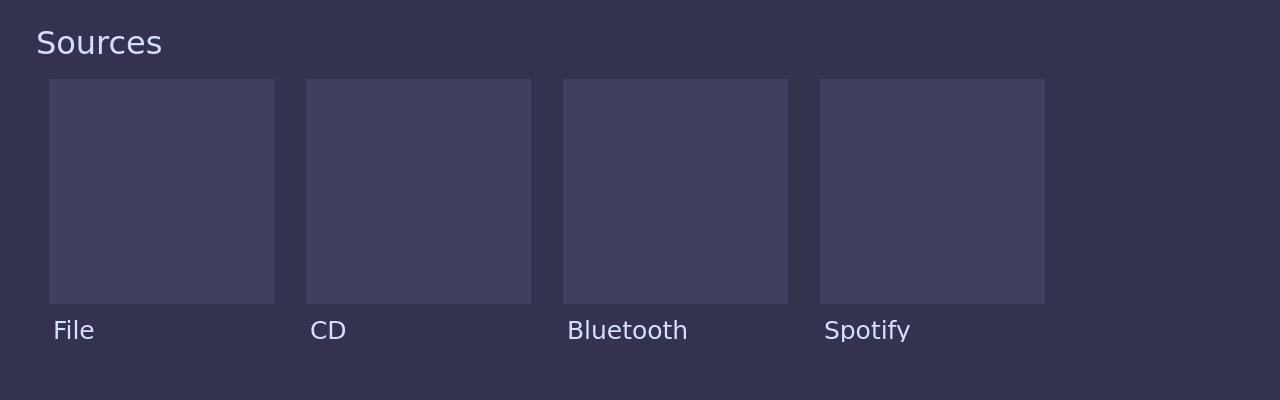
<?xml version="1.0" encoding="UTF-8"?>
<ui version="4.0">
 <class>MainMenuView</class>
 <widget class="QWidget" name="MainMenuView">
  <property name="geometry">
   <rect>
    <x>0</x>
    <y>0</y>
    <width>1280</width>
    <height>400</height>
   </rect>
  </property>
  <property name="baseSize">
   <size>
    <width>1280</width>
    <height>400</height>
   </size>
  </property>
  <property name="windowTitle">
   <string>Form</string>
  </property>
  <property name="autoFillBackground">
   <bool>false</bool>
  </property>
  <property name="styleSheet">
   <string notr="true">#MainMenuView {
	background-color: #333350;
}</string>
  </property>
  <layout class="QVBoxLayout" name="verticalLayout">
   <property name="spacing">
    <number>0</number>
   </property>
   <property name="leftMargin">
    <number>0</number>
   </property>
   <property name="topMargin">
    <number>0</number>
   </property>
   <property name="rightMargin">
    <number>0</number>
   </property>
   <property name="bottomMargin">
    <number>0</number>
   </property>
   <item>
    <layout class="QHBoxLayout" name="headerLayout">
     <property name="spacing">
      <number>8</number>
     </property>
     <property name="sizeConstraint">
      <enum>QLayout::SetDefaultConstraint</enum>
     </property>
     <property name="leftMargin">
      <number>36</number>
     </property>
     <property name="topMargin">
      <number>24</number>
     </property>
     <property name="rightMargin">
      <number>22</number>
     </property>
     <property name="bottomMargin">
      <number>8</number>
     </property>
     <item>
      <widget class="QLabel" name="label">
       <property name="font">
        <font>
         <family>DejaVu Sans</family>
         <pointsize>24</pointsize>
         <italic>false</italic>
         <bold>false</bold>
         <kerning>true</kerning>
        </font>
       </property>
       <property name="styleSheet">
        <string notr="true">QLabel {
	color: #D6DEFF;
}</string>
       </property>
       <property name="text">
        <string>Sources</string>
       </property>
      </widget>
     </item>
     <item>
      <spacer name="horizontalSpacer_2">
       <property name="orientation">
        <enum>Qt::Horizontal</enum>
       </property>
       <property name="sizeHint" stdset="0">
        <size>
         <width>40</width>
         <height>20</height>
        </size>
       </property>
      </spacer>
     </item>
     <item>
      <widget class="QPushButton" name="backButton">
       <property name="maximumSize">
        <size>
         <width>56</width>
         <height>56</height>
        </size>
       </property>
       <property name="font">
        <font>
         <family>DejaVu Sans Mono</family>
         <pointsize>12</pointsize>
         <bold>true</bold>
        </font>
       </property>
       <property name="styleSheet">
        <string notr="true">QPushButton {
	background-color: transparent;
	border: 0px;
	border-radius: 28px;
}

QPushButton:pressed {
	border: 0px;
	border-radius: 28px;
	background-color: #4A4A71;
}</string>
       </property>
       <property name="text">
        <string/>
       </property>
       <property name="icon">
        <iconset>
         <normalon>:/assets/menu-icon-x.png</normalon>
        </iconset>
       </property>
       <property name="iconSize">
        <size>
         <width>56</width>
         <height>56</height>
        </size>
       </property>
      </widget>
     </item>
    </layout>
   </item>
   <item>
    <widget class="QScrollArea" name="scrollArea">
     <property name="autoFillBackground">
      <bool>false</bool>
     </property>
     <property name="styleSheet">
      <string notr="true">QWidget {
	background-color: transparent;
}</string>
     </property>
     <property name="frameShape">
      <enum>QFrame::NoFrame</enum>
     </property>
     <property name="frameShadow">
      <enum>QFrame::Plain</enum>
     </property>
     <property name="lineWidth">
      <number>0</number>
     </property>
     <property name="verticalScrollBarPolicy">
      <enum>Qt::ScrollBarAlwaysOff</enum>
     </property>
     <property name="horizontalScrollBarPolicy">
      <enum>Qt::ScrollBarAlwaysOff</enum>
     </property>
     <property name="widgetResizable">
      <bool>false</bool>
     </property>
     <widget class="QWidget" name="scrollAreaWidgetContents">
      <property name="geometry">
       <rect>
        <x>0</x>
        <y>0</y>
        <width>1280</width>
        <height>312</height>
       </rect>
      </property>
      <layout class="QHBoxLayout" name="horizontalLayout">
       <property name="spacing">
        <number>32</number>
       </property>
       <item>
        <spacer name="horizontalSpacer_3">
         <property name="orientation">
          <enum>Qt::Horizontal</enum>
         </property>
         <property name="sizeType">
          <enum>QSizePolicy::Fixed</enum>
         </property>
         <property name="sizeHint" stdset="0">
          <size>
           <width>40</width>
           <height>20</height>
          </size>
         </property>
        </spacer>
       </item>
       <item>
        <widget class="QWidget" name="fileButtonWidget" native="true">
         <property name="sizePolicy">
          <sizepolicy hsizetype="Preferred" vsizetype="Preferred">
           <horstretch>0</horstretch>
           <verstretch>0</verstretch>
          </sizepolicy>
         </property>
         <layout class="QVBoxLayout" name="verticalLayout_3">
          <property name="spacing">
           <number>14</number>
          </property>
          <property name="sizeConstraint">
           <enum>QLayout::SetDefaultConstraint</enum>
          </property>
          <property name="leftMargin">
           <number>0</number>
          </property>
          <property name="topMargin">
           <number>0</number>
          </property>
          <property name="rightMargin">
           <number>0</number>
          </property>
          <property name="bottomMargin">
           <number>0</number>
          </property>
          <item>
           <widget class="QPushButton" name="fileSourceButton">
            <property name="sizePolicy">
             <sizepolicy hsizetype="Fixed" vsizetype="Fixed">
              <horstretch>0</horstretch>
              <verstretch>0</verstretch>
             </sizepolicy>
            </property>
            <property name="minimumSize">
             <size>
              <width>225</width>
              <height>225</height>
             </size>
            </property>
            <property name="maximumSize">
             <size>
              <width>225</width>
              <height>225</height>
             </size>
            </property>
            <property name="font">
             <font>
              <family>DejaVu Sans Mono</family>
              <pointsize>24</pointsize>
              <bold>false</bold>
              <kerning>true</kerning>
             </font>
            </property>
            <property name="styleSheet">
             <string notr="true">QPushButton {
	color: #D6DEFF;
	background-color: #3F3F60;
	border: 0px;
	border-radius: 0px;
}

QPushButton:pressed {
	color: #D6DEFF;
	background-color: #4A4A71;
	border: 0px;
}</string>
            </property>
            <property name="text">
             <string/>
            </property>
            <property name="icon">
             <iconset>
              <normalon>:/assets/source-icon-file.png</normalon>
             </iconset>
            </property>
            <property name="iconSize">
             <size>
              <width>128</width>
              <height>128</height>
             </size>
            </property>
           </widget>
          </item>
          <item>
           <layout class="QHBoxLayout" name="horizontalLayout_2">
            <property name="spacing">
             <number>0</number>
            </property>
            <property name="topMargin">
             <number>0</number>
            </property>
            <item>
             <spacer name="horizontalSpacer_4">
              <property name="orientation">
               <enum>Qt::Horizontal</enum>
              </property>
              <property name="sizeType">
               <enum>QSizePolicy::Fixed</enum>
              </property>
              <property name="sizeHint" stdset="0">
               <size>
                <width>4</width>
                <height>20</height>
               </size>
              </property>
             </spacer>
            </item>
            <item>
             <widget class="QLabel" name="label_2">
              <property name="minimumSize">
               <size>
                <width>0</width>
                <height>24</height>
               </size>
              </property>
              <property name="maximumSize">
               <size>
                <width>16777215</width>
                <height>24</height>
               </size>
              </property>
              <property name="font">
               <font>
                <family>DejaVu Sans</family>
                <pointsize>19</pointsize>
               </font>
              </property>
              <property name="styleSheet">
               <string notr="true">QLabel {
	color: #D6DEFF;
}</string>
              </property>
              <property name="text">
               <string>File</string>
              </property>
             </widget>
            </item>
           </layout>
          </item>
          <item>
           <spacer name="verticalSpacer_2">
            <property name="orientation">
             <enum>Qt::Vertical</enum>
            </property>
            <property name="sizeHint" stdset="0">
             <size>
              <width>20</width>
              <height>40</height>
             </size>
            </property>
           </spacer>
          </item>
         </layout>
        </widget>
       </item>
       <item>
        <widget class="QWidget" name="cdButtonWidget" native="true">
         <property name="sizePolicy">
          <sizepolicy hsizetype="Preferred" vsizetype="Preferred">
           <horstretch>0</horstretch>
           <verstretch>0</verstretch>
          </sizepolicy>
         </property>
         <layout class="QVBoxLayout" name="verticalLayout_4">
          <property name="spacing">
           <number>14</number>
          </property>
          <property name="sizeConstraint">
           <enum>QLayout::SetDefaultConstraint</enum>
          </property>
          <property name="leftMargin">
           <number>0</number>
          </property>
          <property name="topMargin">
           <number>0</number>
          </property>
          <property name="rightMargin">
           <number>0</number>
          </property>
          <property name="bottomMargin">
           <number>0</number>
          </property>
          <item>
           <widget class="QPushButton" name="cdSourceButton">
            <property name="sizePolicy">
             <sizepolicy hsizetype="Fixed" vsizetype="Fixed">
              <horstretch>0</horstretch>
              <verstretch>0</verstretch>
             </sizepolicy>
            </property>
            <property name="minimumSize">
             <size>
              <width>225</width>
              <height>225</height>
             </size>
            </property>
            <property name="maximumSize">
             <size>
              <width>225</width>
              <height>225</height>
             </size>
            </property>
            <property name="font">
             <font>
              <family>DejaVu Sans Mono</family>
              <pointsize>24</pointsize>
              <bold>false</bold>
              <kerning>true</kerning>
             </font>
            </property>
            <property name="styleSheet">
             <string notr="true">QPushButton {
	color: #D6DEFF;
	background-color: #3F3F60;
	border: 0px;
	border-radius: 0px;
}

QPushButton:pressed {
	color: #D6DEFF;
	background-color: #4A4A71;
	border: 0px;
}</string>
            </property>
            <property name="text">
             <string/>
            </property>
            <property name="icon">
             <iconset>
              <normalon>:/assets/source-icon-cd.png</normalon>
             </iconset>
            </property>
            <property name="iconSize">
             <size>
              <width>128</width>
              <height>128</height>
             </size>
            </property>
           </widget>
          </item>
          <item>
           <layout class="QHBoxLayout" name="horizontalLayout_3">
            <property name="spacing">
             <number>0</number>
            </property>
            <property name="topMargin">
             <number>0</number>
            </property>
            <item>
             <spacer name="horizontalSpacer_5">
              <property name="orientation">
               <enum>Qt::Horizontal</enum>
              </property>
              <property name="sizeType">
               <enum>QSizePolicy::Fixed</enum>
              </property>
              <property name="sizeHint" stdset="0">
               <size>
                <width>4</width>
                <height>20</height>
               </size>
              </property>
             </spacer>
            </item>
            <item>
             <widget class="QLabel" name="label_3">
              <property name="minimumSize">
               <size>
                <width>0</width>
                <height>24</height>
               </size>
              </property>
              <property name="maximumSize">
               <size>
                <width>16777215</width>
                <height>24</height>
               </size>
              </property>
              <property name="font">
               <font>
                <family>DejaVu Sans</family>
                <pointsize>19</pointsize>
               </font>
              </property>
              <property name="styleSheet">
               <string notr="true">QLabel {
	color: #D6DEFF;
}</string>
              </property>
              <property name="text">
               <string>CD</string>
              </property>
             </widget>
            </item>
           </layout>
          </item>
          <item>
           <spacer name="verticalSpacer_3">
            <property name="orientation">
             <enum>Qt::Vertical</enum>
            </property>
            <property name="sizeHint" stdset="0">
             <size>
              <width>20</width>
              <height>40</height>
             </size>
            </property>
           </spacer>
          </item>
         </layout>
        </widget>
       </item>
       <item>
        <widget class="QWidget" name="btButtonWidget" native="true">
         <property name="sizePolicy">
          <sizepolicy hsizetype="Preferred" vsizetype="Preferred">
           <horstretch>0</horstretch>
           <verstretch>0</verstretch>
          </sizepolicy>
         </property>
         <layout class="QVBoxLayout" name="verticalLayout_5">
          <property name="spacing">
           <number>14</number>
          </property>
          <property name="sizeConstraint">
           <enum>QLayout::SetDefaultConstraint</enum>
          </property>
          <property name="leftMargin">
           <number>0</number>
          </property>
          <property name="topMargin">
           <number>0</number>
          </property>
          <property name="rightMargin">
           <number>0</number>
          </property>
          <property name="bottomMargin">
           <number>0</number>
          </property>
          <item>
           <widget class="QPushButton" name="btSourceButton">
            <property name="sizePolicy">
             <sizepolicy hsizetype="Fixed" vsizetype="Fixed">
              <horstretch>0</horstretch>
              <verstretch>0</verstretch>
             </sizepolicy>
            </property>
            <property name="minimumSize">
             <size>
              <width>225</width>
              <height>225</height>
             </size>
            </property>
            <property name="maximumSize">
             <size>
              <width>225</width>
              <height>225</height>
             </size>
            </property>
            <property name="font">
             <font>
              <family>DejaVu Sans Mono</family>
              <pointsize>24</pointsize>
              <bold>false</bold>
              <kerning>true</kerning>
             </font>
            </property>
            <property name="styleSheet">
             <string notr="true">QPushButton {
	color: #D6DEFF;
	background-color: #3F3F60;
	border: 0px;
	border-radius: 0px;
}

QPushButton:pressed {
	color: #D6DEFF;
	background-color: #4A4A71;
	border: 0px;
}</string>
            </property>
            <property name="text">
             <string/>
            </property>
            <property name="icon">
             <iconset>
              <normalon>:/assets/source-icon-bluetooth.png</normalon>
             </iconset>
            </property>
            <property name="iconSize">
             <size>
              <width>128</width>
              <height>128</height>
             </size>
            </property>
           </widget>
          </item>
          <item>
           <layout class="QHBoxLayout" name="horizontalLayout_4">
            <property name="spacing">
             <number>0</number>
            </property>
            <property name="topMargin">
             <number>0</number>
            </property>
            <item>
             <spacer name="horizontalSpacer_6">
              <property name="orientation">
               <enum>Qt::Horizontal</enum>
              </property>
              <property name="sizeType">
               <enum>QSizePolicy::Fixed</enum>
              </property>
              <property name="sizeHint" stdset="0">
               <size>
                <width>4</width>
                <height>20</height>
               </size>
              </property>
             </spacer>
            </item>
            <item>
             <widget class="QLabel" name="label_4">
              <property name="minimumSize">
               <size>
                <width>0</width>
                <height>24</height>
               </size>
              </property>
              <property name="maximumSize">
               <size>
                <width>16777215</width>
                <height>24</height>
               </size>
              </property>
              <property name="font">
               <font>
                <family>DejaVu Sans</family>
                <pointsize>19</pointsize>
               </font>
              </property>
              <property name="styleSheet">
               <string notr="true">QLabel {
	color: #D6DEFF;
}</string>
              </property>
              <property name="text">
               <string>Bluetooth</string>
              </property>
             </widget>
            </item>
           </layout>
          </item>
          <item>
           <spacer name="verticalSpacer_4">
            <property name="orientation">
             <enum>Qt::Vertical</enum>
            </property>
            <property name="sizeHint" stdset="0">
             <size>
              <width>20</width>
              <height>40</height>
             </size>
            </property>
           </spacer>
          </item>
         </layout>
        </widget>
       </item>
       <item>
        <widget class="QWidget" name="spotifyButtonWidget" native="true">
         <property name="sizePolicy">
          <sizepolicy hsizetype="Preferred" vsizetype="Preferred">
           <horstretch>0</horstretch>
           <verstretch>0</verstretch>
          </sizepolicy>
         </property>
         <layout class="QVBoxLayout" name="verticalLayout_6">
          <property name="spacing">
           <number>14</number>
          </property>
          <property name="sizeConstraint">
           <enum>QLayout::SetDefaultConstraint</enum>
          </property>
          <property name="leftMargin">
           <number>0</number>
          </property>
          <property name="topMargin">
           <number>0</number>
          </property>
          <property name="rightMargin">
           <number>0</number>
          </property>
          <property name="bottomMargin">
           <number>0</number>
          </property>
          <item>
           <widget class="QPushButton" name="spotifySourceButton">
            <property name="sizePolicy">
             <sizepolicy hsizetype="Fixed" vsizetype="Fixed">
              <horstretch>0</horstretch>
              <verstretch>0</verstretch>
             </sizepolicy>
            </property>
            <property name="minimumSize">
             <size>
              <width>225</width>
              <height>225</height>
             </size>
            </property>
            <property name="maximumSize">
             <size>
              <width>225</width>
              <height>225</height>
             </size>
            </property>
            <property name="font">
             <font>
              <family>DejaVu Sans Mono</family>
              <pointsize>24</pointsize>
              <bold>false</bold>
              <kerning>true</kerning>
             </font>
            </property>
            <property name="styleSheet">
             <string notr="true">QPushButton {
	color: #D6DEFF;
	background-color: #3F3F60;
	border: 0px;
	border-radius: 0px;
}

QPushButton:pressed {
	color: #D6DEFF;
	background-color: #4A4A71;
	border: 0px;
}</string>
            </property>
            <property name="text">
             <string/>
            </property>
            <property name="icon">
             <iconset>
              <normalon>:/assets/source-icon-spotify.png</normalon>
             </iconset>
            </property>
            <property name="iconSize">
             <size>
              <width>128</width>
              <height>128</height>
             </size>
            </property>
           </widget>
          </item>
          <item>
           <layout class="QHBoxLayout" name="horizontalLayout_5">
            <property name="spacing">
             <number>0</number>
            </property>
            <property name="topMargin">
             <number>0</number>
            </property>
            <item>
             <spacer name="horizontalSpacer_7">
              <property name="orientation">
               <enum>Qt::Horizontal</enum>
              </property>
              <property name="sizeType">
               <enum>QSizePolicy::Fixed</enum>
              </property>
              <property name="sizeHint" stdset="0">
               <size>
                <width>4</width>
                <height>20</height>
               </size>
              </property>
             </spacer>
            </item>
            <item>
             <widget class="QLabel" name="label_5">
              <property name="minimumSize">
               <size>
                <width>0</width>
                <height>24</height>
               </size>
              </property>
              <property name="maximumSize">
               <size>
                <width>16777215</width>
                <height>24</height>
               </size>
              </property>
              <property name="font">
               <font>
                <family>DejaVu Sans</family>
                <pointsize>19</pointsize>
               </font>
              </property>
              <property name="styleSheet">
               <string notr="true">QLabel {
	color: #D6DEFF;
}</string>
              </property>
              <property name="text">
               <string>Spotify</string>
              </property>
             </widget>
            </item>
           </layout>
          </item>
          <item>
           <spacer name="verticalSpacer_5">
            <property name="orientation">
             <enum>Qt::Vertical</enum>
            </property>
            <property name="sizeHint" stdset="0">
             <size>
              <width>20</width>
              <height>40</height>
             </size>
            </property>
           </spacer>
          </item>
         </layout>
        </widget>
       </item>
       <item>
        <spacer name="horizontalSpacer">
         <property name="orientation">
          <enum>Qt::Horizontal</enum>
         </property>
         <property name="sizeHint" stdset="0">
          <size>
           <width>40</width>
           <height>20</height>
          </size>
         </property>
        </spacer>
       </item>
      </layout>
     </widget>
    </widget>
   </item>
  </layout>
 </widget>
 <resources/>
 <connections/>
</ui>
